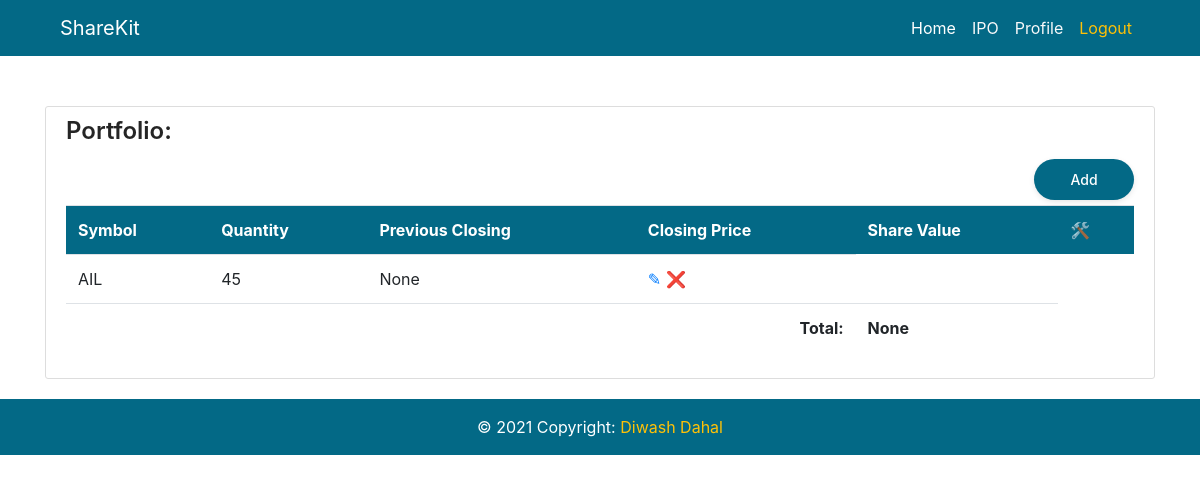
The app's page /home/ (signed in), older data.
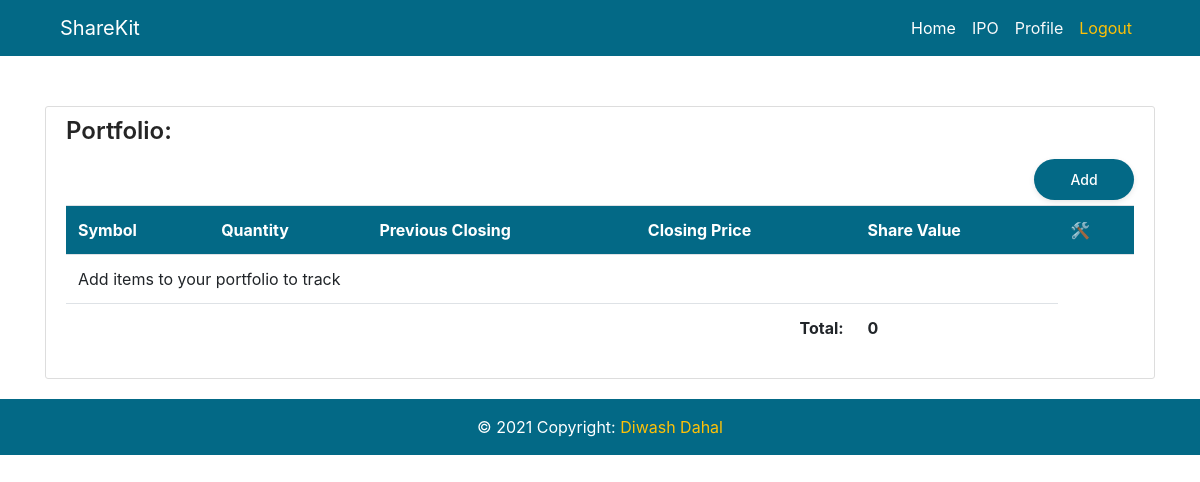
The same page, newer data.
### sharekitapp/models.py (models this page shows, shortened)
class Share(models.Model):
    scrip = models.CharField(max_length=20, choices=scrips)
    quantity = models.IntegerField()
    user = models.ForeignKey(User, on_delete=models.CASCADE)

### sharekitapp/views.py (the view)
# urls.py: path('home/', ShareListView.as_view(), name="home"),
class ShareListView(LoginRequiredMixin, ListView):
    model = Share
    template_name = 'sharekitapp/home.html'
    context_object_name = 'shares'
    ordering = ['-id']
    def get_queryset(self):
        return Share.objects.filter(
            user=self.request.user
        ).order_by('-id')
    def get_context_data(self, **kwargs: any) -> dict[str, any]:
        context = super(ShareListView, self).get_context_data(**kwargs)
        context['share_data'] = share_data
        return context

### sharekitapp/templatetags/share_filters.py (called while the page is built)
@register.filter
def total_amt(share):
    try:
        return share.quantity * share_data.get(share.scrip).get("Closing Price")
    except:
        return None

@register.filter
def grand_total(shares):
    total = 0
    try:
        for share in shares:
            total += share.quantity * share_data.get(share.scrip).get("Closing Price")
        return total
    except:
        return None

@register.filter
def check_change(share):
    try:
        if share_data.get(share.scrip).get("Difference Rs.") > 0:
            return "table-success"
        elif share_data.get(share.scrip).get("Difference Rs.") < 0:
            return "table-danger"
        else:
            return "table-primary"
    except:
        return "None"

### sharekitapp/templates/sharekitapp/home.html (shortened to what this page needs)
{% extends "sharekitapp/base.html" %}
{% load share_filters %}
{% block content %}
<div class="content-section">
    <h4>Portfolio:</h4>
    <a href="{% url 'add-share' %}" class="float-right"><button>Add</button></a>
    <table class="table">
        <tr class="table-head">
            <th>Symbol</th>
            <th>Quantity</th>
            <th>Previous Closing</th>
            <th>Closing Price</th>
            <th>Share Value</th>
            <th>&#128736;</th>
        </tr>
            {% if not shares %}
            <tr>
                <td colspan="6">
                    Add items to your portfolio to track
                </td>
            </tr>
            {% endif %}
            {% for share in shares %}
            <tr class="{{ share|check_change }}">
            <td>
                {{ share.scrip }}
            </td>
            <td>
                {{ share.quantity }}
            </td>
            <td>
                {{ share|total_amt }}
            </td>
            <td>
                <a href="{% url 'update-share' share.id %}">
                    &#9998;
                </a>
                <a href="{% url 'delete-share' share.id %}">
                    &#10060;
                </a>
            </td>
        </tr>
        {% endfor %}
        <tr>
            <th colspan="4" class="text-right">Total:</th>
            <th>{{ shares|grand_total }}</th>
        </tr>
    </table>
</div>
{% endblock %}

Row changes from the older to the newer data that the page shows:
removed Share: scrip "AIL", quantity "45", quantity+scrip "None"
Text that changed along with them:
{{ shares|grand_total }}: (not shown) → "0"
text now shown: "Add items to your portfolio to track"
